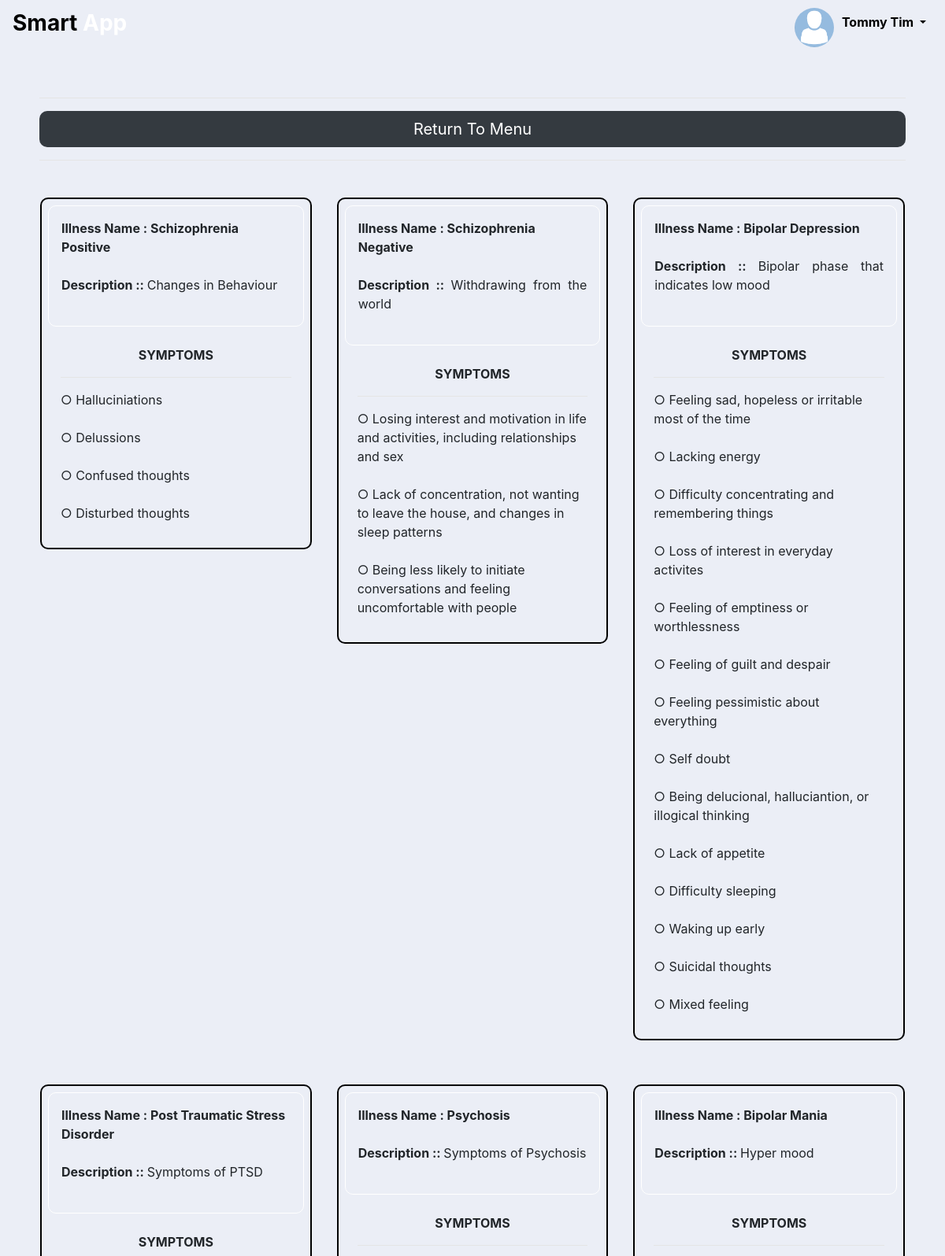
The app's page /list_all_illnesses/ (signed in, upper part) with its own data.
### Main/models.py (models this page shows, shortened)
class mental_illness(models.Model):
    mental_illness_name  = models.CharField('Mental Illness Name', max_length = 150)
    description = models.CharField('Description', max_length = 1000)
    symptoms = models.ManyToManyField(symptom, related_name = 'mental_illnesses')
    class Meta:
        verbose_name_plural = "Mental Illness"

class symptom(models.Model):
    symptom_name = models.CharField('Symptom', max_length = 100)

### Main/views.py (the view)
# urls.py: path('list_all_illnesses/', views.illnesses_list, name = "list_all_illnesses"),
@login_required
def illnesses_list(request):
    try:
        all_illnesses = mental_illness.objects.all()
    except profile.DoesNotExist:
        raise Http404("Requested profile does not exist!")
    context = {
        'all_illnesses': all_illnesses
    }
    return render(request, 'main/list_mental_illnesses.html', context)

### templates/main/list_mental_illnesses.html (shortened to what this page needs)
{% extends 'partials/base.html' %}
{% block content %}
<div style="border-radius: 10px; padding: 40px 50px 0 50px" align="center">
	<hr style="background: white">
		<a href="../../../" role="button" class="btn btn-dark btn-lg btn-block border-button-radius">Return To Menu</a>
	<hr style="background: white">
</div>
<div style="border-radius: 10px; padding: 15px 50px 0px 50px" class="row">
	{% for illness in all_illnesses %}
	<div class="col-md-4 p-3">
		<div style="border: 2px solid black; border-radius: 10px" class="p-2">
			<div style="border: 1px solid white; border-radius: 10px" class="p-3">
				<div><b> Illness Name : {{illness.mental_illness_name}} </b></div>
					<br>
				<div style="text-align: justify"> <span><b> Description :: </b></span> {{illness.description}} </div>
					<br>
			</div>
					<br>
					<center><div><b> SYMPTOMS  </b></div></center>
			<div class="px-3">		        <hr style="background: white">
			{% for symptoms in illness.symptoms.all %}
					<div>○ {{symptoms.symptom_name}} </div><br>
			{% endfor %}
			</div>
		</div>
		<br>
	</div>
	{% endfor%}
</div>
{% endblock %}

### templates/partials/base.html (shortened to what this page needs)
<!DOCTYPE html>
{% load static %}
<html style="min-height: 100%;">
	<head>
		<link rel="stylesheet" href="https://stackpath.bootstrapcdn.com/bootstrap/4.5.0/css/bootstrap.min.css">
		<link rel="stylesheet" href="{% static 'css/main_style.css' %}">
		<link href="https://cdn.jsdelivr.net/npm/@fortawesome/fontawesome-free@6.4.0/css/fontawesome.min.css" rel="stylesheet">
	</head>
	<body style="background-color: #ebeef6; background-image: url(https://i0.wp.com/ese2240.seas.upenn.edu/wp-content/uploads/2018/11/background-website-light-blue-wallpapers-background-2.jpg?ssl=1); background-size: cover">
	{% include 'partials/nav_bar.html' %}
	<div style="width: 100%" >
		{% block content %}
		{% endblock %}
	</div>
	</body>
</html>

### templates/partials/nav_bar.html (shortened to what this page needs)
<nav class="navbar navbar-expand-lg navbar-dark text-dark">
  <a class="navbar-brand text-dark" href="/"><h3><b><span style="color: black">Smart</span> <span style="color: white"> App </span></b></h3></a>
  <div class="collapse navbar-collapse" id="navbarSupportedContent">
	<ul class="navbar-nav">
	{% if request.user.is_authenticated %}
      <li class="nav-item dropdown">
        <a class="nav-link dropdown-toggle" style="color: black" href="#" id="navbarDropdown" role="button" data-toggle="dropdown" aria-haspopup="true" aria-expanded="false">
		<img src="/media/default-avator.png" alt="profile picture" class="navbar-img" style="width: 50px; height: 50px; float: left; border-radius: 50%; background-size: auto 100%; margin-right: 10px; margin-top: -6px">
		 <span><b> {{request.user.first_name | capfirst}} {{request.user.last_name | capfirst}} </b></span>
        </a>
      </li>
	{% endif %}
	</ul>
  </div>
</nav>

### static/css/main_style.css (style rules this page uses)
.border-button-radius { border: 0px solid transparent; border-radius: 10px!important; }

### records on screen
mental_illness: mental_illness_name "Schizophrenia Positive", description "Changes in Behaviour"
symptom: symptom_name "Halluciniations"
symptom: symptom_name "Delussions"
symptom: symptom_name "Confused thoughts"
symptom: symptom_name "Disturbed thoughts"
mental_illness: mental_illness_name "Schizophrenia Negative", description "Withdrawing from the world"
symptom: symptom_name "Losing interest and motivation in life and activities, including relationships and sex"
symptom: symptom_name "Lack of concentration, not wanting to leave the house, and changes in sleep patterns"
symptom: symptom_name "Being less likely to initiate conversations and feeling uncomfortable with people"
mental_illness: mental_illness_name "Bipolar Depression", description "Bipolar phase that indicates low mood"
symptom: symptom_name "Feeling sad, hopeless or irritable most of the time"
symptom: symptom_name "Lacking energy"
symptom: symptom_name "Difficulty concentrating and remembering things"
symptom: symptom_name "Loss of interest in everyday activites"
symptom: symptom_name "Feeling of emptiness or worthlessness"
symptom: symptom_name "Feeling of guilt and despair"
symptom: symptom_name "Feeling pessimistic about everything"
symptom: symptom_name "Self doubt"
symptom: symptom_name "Being delucional, halluciantion, or illogical thinking"
symptom: symptom_name "Lack of appetite"
symptom: symptom_name "Difficulty sleeping"
symptom: symptom_name "Waking up early"
symptom: symptom_name "Suicidal thoughts"
symptom: symptom_name "Mixed feeling"
mental_illness: mental_illness_name "Post Traumatic Stress Disorder", description "Symptoms of PTSD"
mental_illness: mental_illness_name "Psychosis", description "Symptoms of Psychosis"
mental_illness: mental_illness_name "Bipolar Mania", description "Hyper mood"

### other values on screen
{{ request.user.first_name | capfirst }} "Tommy"
{{ request.user.last_name | capfirst }} "Tim"
